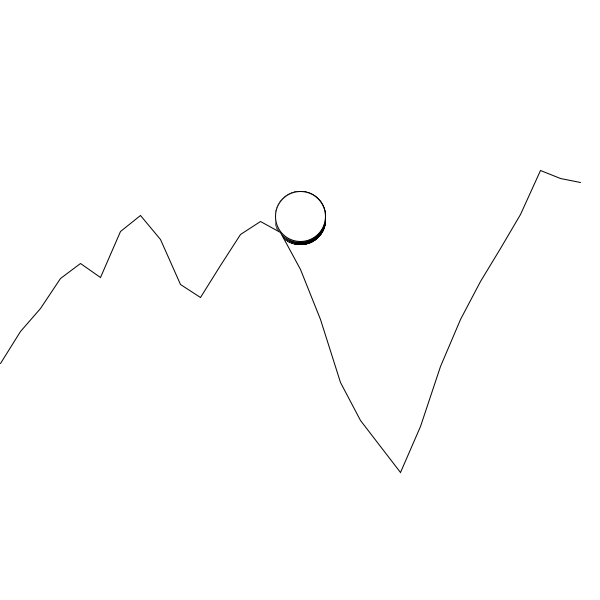
Frame 1 (no input)
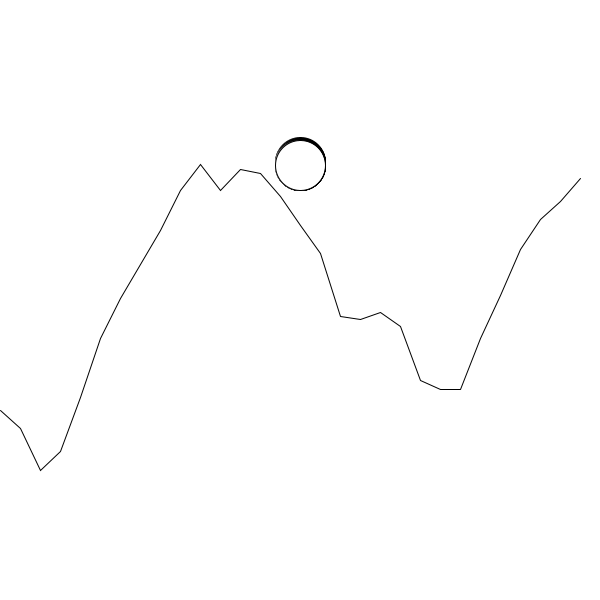
Frame 60 (the mouse pressed at the canvas centre just before this capture)
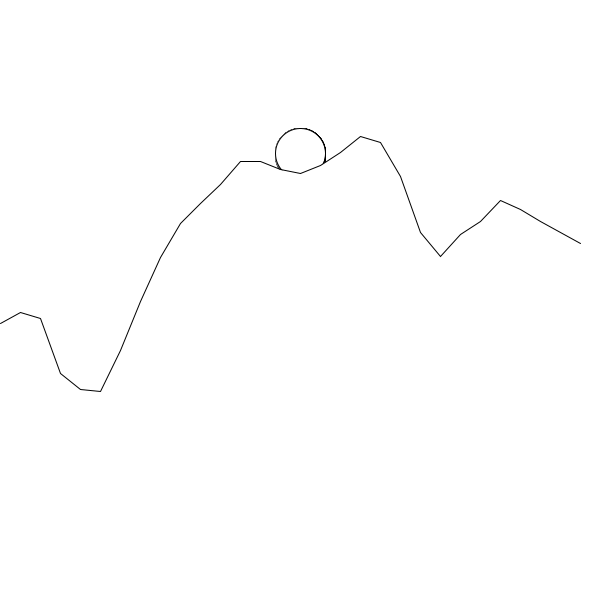
Frame 120 (the mouse held since frame 60 and released just before this capture)

The Processing sketch that drew these frames (run headless with seeded random() and noise(); from frame 60 on, the mouse is pressed at the canvas centre):

// Processing sketch: Noise
// ── Noise.pde
float offset = 0;
float incr = 0.001;
float freq = 0.005;
void setup() {
  size(600, 600);
}

void draw() {
  background (255);

  beginShape();
  for (int i = 0; i < width; i += 20) {
      //random circles
      //ellipse(i, map(random(1),0,1,0,height),20,20);

      //random vertex
      //vertex(i, map(random(1),0,1,0,height));

      //noise vertex
      vertex(i, map(noise(i*freq + offset), 0, 1, 0, height));
      offset += incr;

      ellipse(width/2, map(noise(frameCount * 0.02), 0, 1, 0, map(noise(1*freq + offset), 0, 1, 0, height) ), 50, 50);
    }
    endShape();

}
